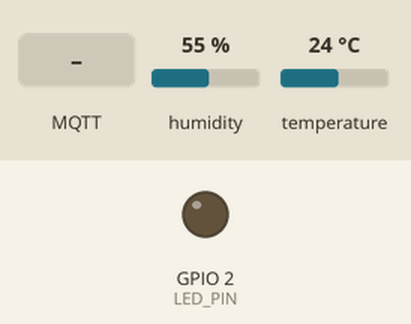
Simulated run of this sketch. Board: ESP8266 (NodeMCU). Shown: output pins drawn as LEDs (lit = HIGH). Inputs (shaded band) come from the test bench; at power-on: humidity 55 %, temperature 24 °C. WiFi joins after 1.5 s; servers stay silent unless stated; a WiFi scan finds three made-up networks; the local clock reads 2024-03-15 10:24:30 at power-on unless the sketch sets it; no MQTT or app messages arrive unless stated; what the sketch prints to the serial monitor is not drawn.

Above: at 4.2 s.
4.3 s: MQTT message "ON" arrives on the first subscribed topic
At 5.2 s:
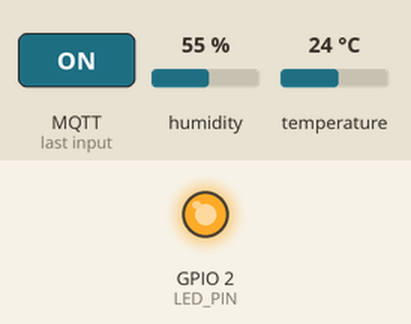
7.5 s: MQTT message "OFF" arrives on the first subscribed topic
At 7.8 s:
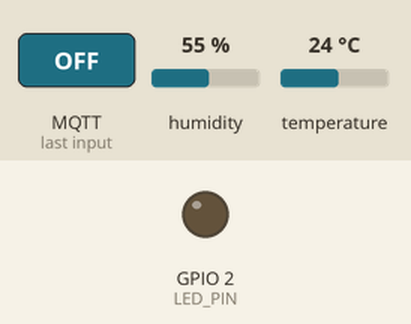
Timing chart, 0 to 10.5 s (numbered marks = the images above; inputs shaded):
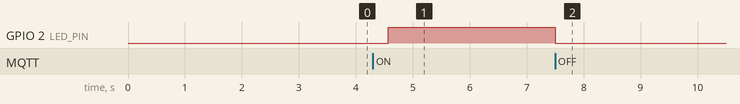

Measured:
- after the input at 4.3 s, GPIO 2 (LED_PIN): LOW → HIGH after 0.27 s
- after the input at 7.5 s, GPIO 2 (LED_PIN): HIGH → LOW at once

The sketch:

ESP32_TemperatureHumidity.ino
```cpp
#if defined(ESP32)
  #include "WiFi.h"
#elif defined(ESP8266)
  #include "ESP8266WiFi.h"
#endif

#include "PubSubClient.h"
#include <DHT.h>
#include "time.h"  //Required for NTP Time

// --- Hardware Configuration ---
#define DHTPIN 4      // GPIO 4 (D2)
#define DHTTYPE DHT11 // DHT 11
#define LED_PIN 2     // GPIO 2 (D4)

// WiFi Credentials
#define WIFI_SSID "YOUR_WIFI_SSID"
#define WIFI_PWD "YOUR_WIFI_PASSWORD"

// MQTT Configuration
#define MQTT_PORT 1883
#define MQTT_SERVER "IoT.ScheduleCare.ca"
#define MQTT_USER "EMBED"
#define MQTT_PWD "YOUR_MQQT_PASSWORD"

// My topic
const String rootTopic = "EMBED";
const String studentName = "Matheus Ferraro";

WiFiClient wifiClient;
PubSubClient mqttClient(wifiClient);
DHT dht(DHTPIN, DHTTYPE); //Input Peripheral

// --- Global Variables ---
unsigned long lastMsgTime = 0;
unsigned long publishInterval = 1000; //Start at 1 per second
bool mqttLogEnabled = true;           //Enable/Disable flag

// NTP Server settings
const char* ntpServer = "pool.ntp.org";
const long  gmtOffset_sec = -14400;   // Adjust foR timezone (e.g., -4h for Atlantic)
const int   daylightOffset_sec = 3600;

// --- Logger Class ---
class Logger {
  public:
    void log(String msg) {
      Serial.print("[LOG] ");
      Serial.println(msg);
      //  Publish diagnostic if connected & enabled
      if (mqttLogEnabled && mqttClient.connected()) {
        String debugTopic = rootTopic + "/" + studentName + "/debug";
        mqttClient.publish(debugTopic.c_str(), msg.c_str());
      }
    }
};
Logger myLogger;

// --- Helper: Get Time ---
String getFormattedTime() {
  struct tm timeinfo;
  if(!getLocalTime(&timeinfo)){
    return "Time Error";
  }
  char timeStringBuff[50];
  strftime(timeStringBuff, sizeof(timeStringBuff), "%Y-%m-%d %H:%M:%S", &timeinfo);
  return String(timeStringBuff);
}

// --- MQTT Functions ---

// 1. Callback (Modified to handle commands)
// Corrected signature: buffer is now a pointer (uint8_t *)
void mqttCallback(char * topic, uint8_t * buffer, unsigned int length) {
  String value;
  value.reserve(length + 1);

  // Now buffer[i] works because buffer is an array pointer
  for (int i = 0; i < length; i++) {
    value.concat((char)buffer[i]);
  }

  String topicStr = String(topic);
  myLogger.log("Msg received: " + topicStr + " val=" + value);

  // A. Control LED
  if (topicStr.endsWith("/relay")) {
      if(value.equals("ON")) {
        digitalWrite(LED_PIN, HIGH);
        myLogger.log("LED ON");
      }
      else if (value.equals("OFF")) {
        digitalWrite(LED_PIN, LOW);
        myLogger.log("LED OFF");
      }
  }
  // B. Control Publish Rate
  else if (topicStr.endsWith("/rate")) {
      long newRate = value.toInt();
      if (newRate > 0) {
        publishInterval = newRate;
        myLogger.log("Rate updated to: " + String(publishInterval));
      }
  }
  // C. Enable/Disable Diagnostics
  else if (topicStr.endsWith("/diag")) {
      if (value.equals("ON")) mqttLogEnabled = true;
      else if (value.equals("OFF")) mqttLogEnabled = false;
  }
}

bool mqttConnect() {
  if (mqttClient.connected()) return true;

  Serial.print("Connecting MQTT, Server=");
  Serial.println(MQTT_SERVER);

  mqttClient.setCallback(mqttCallback); // Ensure callback is set
  mqttClient.setServer(MQTT_SERVER, MQTT_PORT);

  String clientID = "NBCC-" + String(WiFi.macAddress());

  if (mqttClient.connect(clientID.c_str(), MQTT_USER, MQTT_PWD)) {
    Serial.println("MQTT broker connected");

    //Subscribe to specific sub-topics to avoid loops
    String baseTopic = rootTopic + "/" + studentName;
    mqttClient.subscribe((baseTopic + "/relay").c_str());
    mqttClient.subscribe((baseTopic + "/rate").c_str());
    mqttClient.subscribe((baseTopic + "/diag").c_str());

    //Publish Hello Message with Time
    String helloMsg = "Hello! Connected at: " + getFormattedTime();
    mqttClient.publish((baseTopic + "/hello").c_str(), helloMsg.c_str());

    return true;
  } else {
    Serial.print("MQTT connect failed, state: ");
    Serial.println(mqttClient.state());
    return false;
  }
}

// --- WiFi Functions (Unchanged) ---

String getEncryptionType(int i) {
  int encType = WiFi.encryptionType(i);
  switch (encType) {
#if defined(ESP32)
    case WIFI_AUTH_OPEN: return "open";
    case WIFI_AUTH_WPA_PSK: return "WPA";
    case WIFI_AUTH_WPA2_PSK: return "WPA2";
    case WIFI_AUTH_WPA_WPA2_PSK: return "WPA+WPA2";
    case WIFI_AUTH_WPA3_PSK: return "WPA3";
    case WIFI_AUTH_WPA2_WPA3_PSK: return "WPA2+WPA3";
#elif defined(ESP8266)
    case ENC_TYPE_NONE: return "NONE";
    case ENC_TYPE_TKIP: return "WPA/PSK";
    case ENC_TYPE_CCMP: return "WPA2/PSK";
#endif
    default: return "Other";
  }
}

void wifiScanner() {
  Serial.println("\nWiFi Scanner starting...");
  int n = WiFi.scanNetworks(false, true);
  if (n == 0) {
    Serial.println("No WiFi networks found");
  } else {
    Serial.printf("%d networks found:\n", n);
    for (int i = 0; i < n; ++i) {
      Serial.printf("%d: %s (Ch:%d, RSSI:%d) Enc:%s\n",
                    i + 1, WiFi.SSID(i).c_str(), WiFi.channel(i), WiFi.RSSI(i), getEncryptionType(i).c_str());
    }
  }
  WiFi.scanDelete();
}

bool wifiConnect() {
  if (WiFi.status() == WL_CONNECTED) return true;

  Serial.print("Connecting to SSID: "); Serial.println(WIFI_SSID);
  WiFi.begin(WIFI_SSID, WIFI_PWD);

  for (int i = 0; i < 20; i++) {
    if (WiFi.status() == WL_CONNECTED) {
      Serial.println(" - Connected!");
      Serial.print("IP: "); Serial.println(WiFi.localIP());

      //Initialize Time after WiFi connects
      configTime(gmtOffset_sec, daylightOffset_sec, ntpServer);

      return true;
    }
    delay(500);
    Serial.print(".");
  }
  Serial.println(" FAILED");
  return false;
}

// --- Main Program ---

void setup() {
  Serial.begin(115200);
  delay(1000);

  // Hardware Init
  pinMode(LED_PIN, OUTPUT);
  dht.begin();

  WiFi.persistent(false);
  WiFi.mode(WIFI_STA);
  wifiScanner();
}

void loop() {
  if (wifiConnect()) {
    if (mqttConnect()) {
      mqttClient.loop();

      //Non-blocking timer using 'publishInterval' variable
      unsigned long now = millis();
      if (now - lastMsgTime > publishInterval) {
        lastMsgTime = now;

        // Read Sensor
        float h = dht.readHumidity();
        float t = dht.readTemperature();

        // Create JSON
        String json = "{\"temp\":" + String(t) + ",\"hum\":" + String(h) + "}";

        mqttClient.publish(
          (rootTopic + "/" + studentName + "/data").c_str(),
          json.c_str(),
          true
        );
        Serial.println("Published: " + json);
      }
    }
  }
}
```
